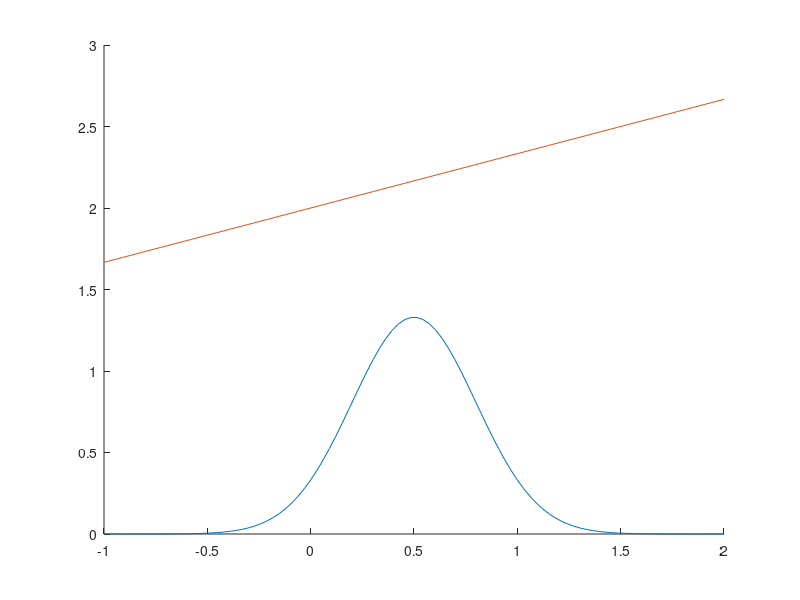

Here is the MATLAB script that generated this plot: (Note: this script raises an error after producing the figure.)
clear all;
close all;
clc;

mu = 0.5;
sigma = 0.9/3;
x = linspace(-1,2,100);
y = pdf('Normal',x,mu,sigma);

figure();
hold on;
plot(x,y);

k=1/3;
m=2;
hs = m + x*k;
plot(x,hs);

xs = normal(mu,sigma, 100000);
hss = m + xs*k;

figure();
histogram(hss,100,'Normalization','probability');